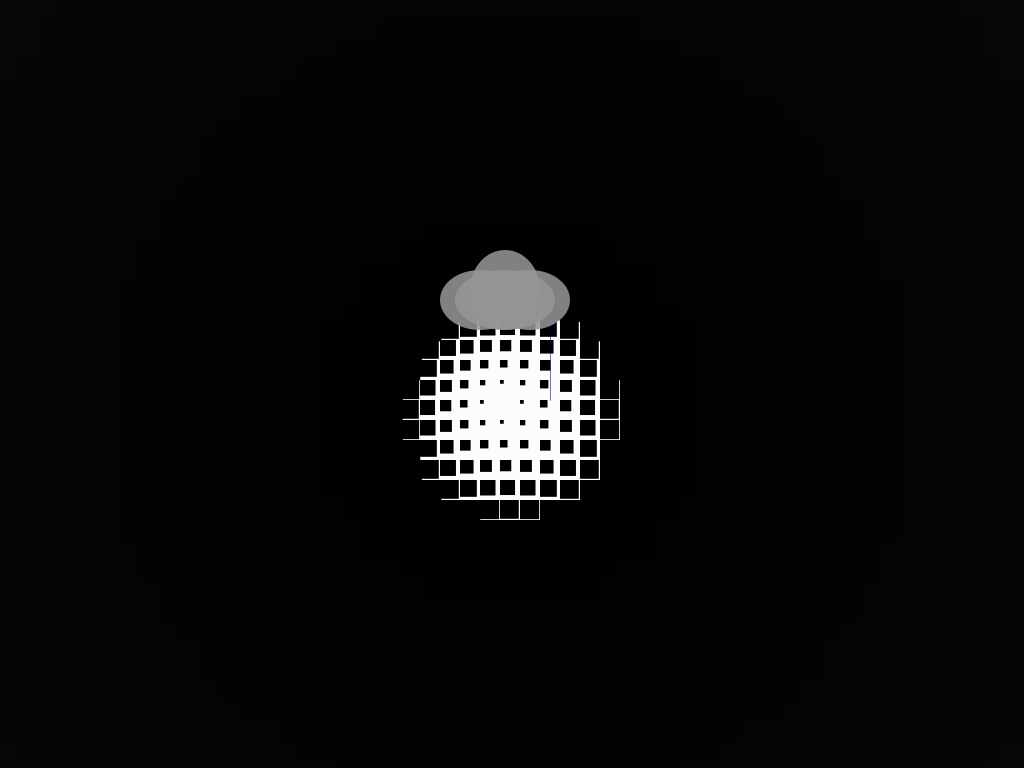
Frame 1 (no input)
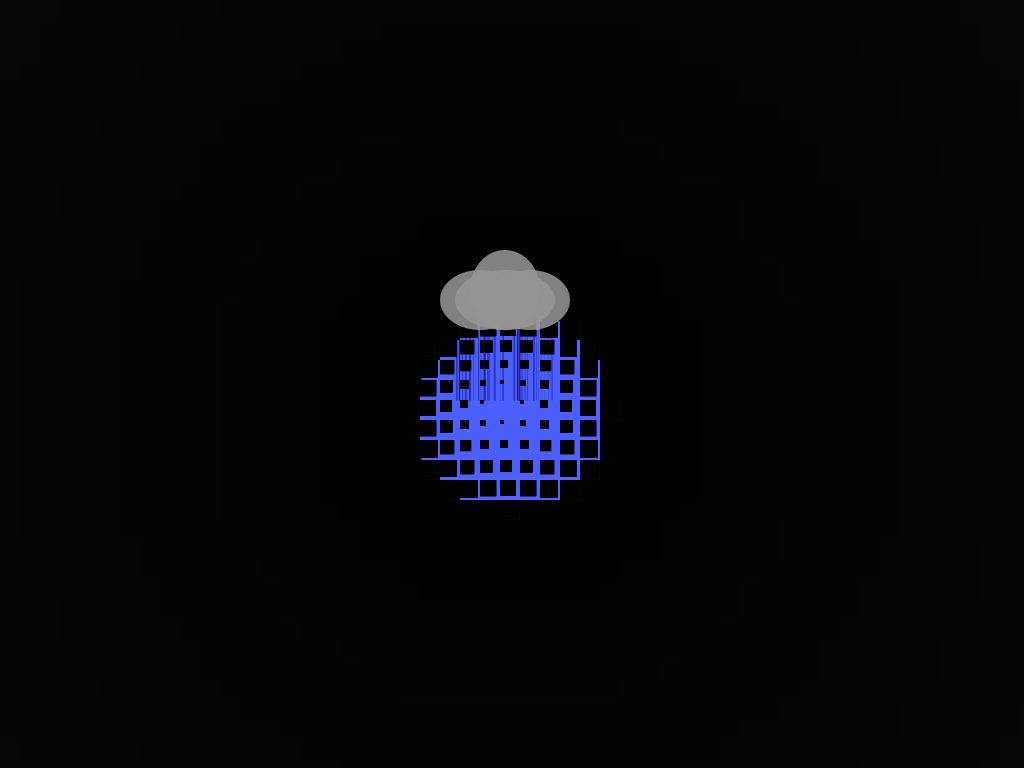
Frame 60 (the mouse pressed at the canvas centre just before this capture)
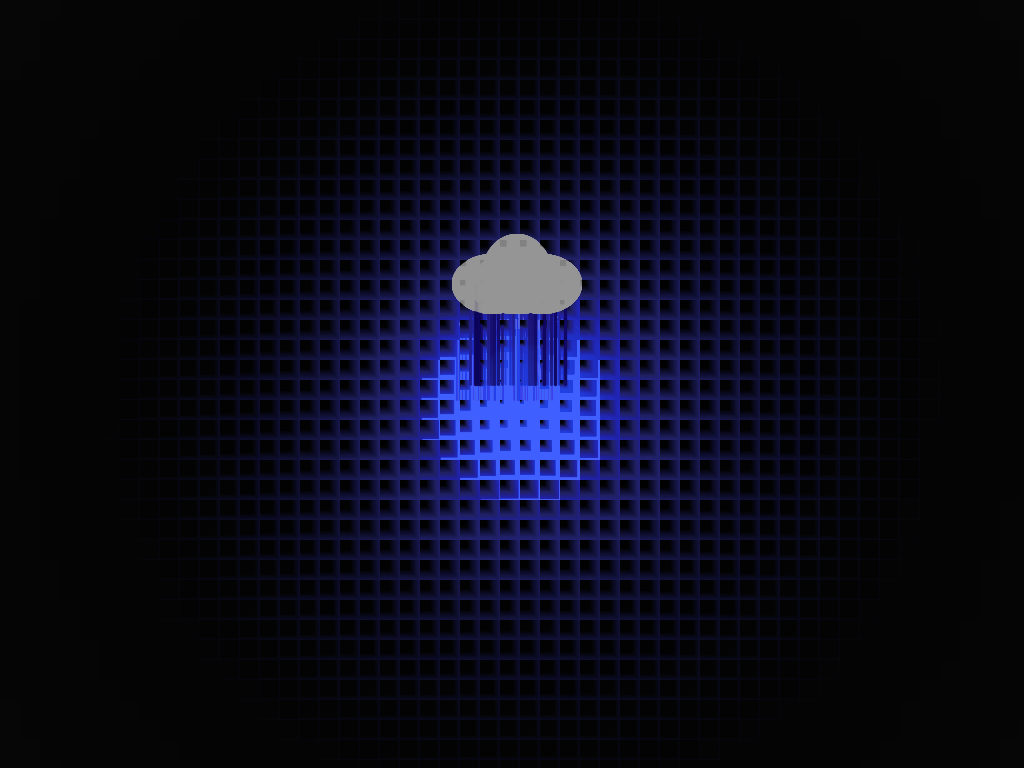
Frame 120 (the mouse held since frame 60 and released just before this capture)

The Processing sketch that drew these frames (run headless with seeded random() and noise(); from frame 60 on, the mouse is pressed at the canvas centre):

// Processing sketch: processing_27606
// ── processing_27606.pde

float oldX, oldY;
int weight = 1;
int angle = 0;
float mouseDist;
float maxDistance;
float diameter = 5000;
float k = 0;
float sizeu = 60;
int x = 5;
int y = 5;
int tria = 20;
int counter = 1;
float mx = 500;
float my = 400;
boolean onscreen = false;

void setup(){
  size(1024,768);
  background(255,255,255);
  strokeWeight(weight);
  smooth();
  maxDistance = dist(0, 0, width/4, height/4);
}

void draw(){
  fill(40,80,255,4);
  rect(0,0,width,height);
  
  //iterate k from 0-360 in radians i.e. 0-2pi and then reset
  if (k <= 6.28){
    k += .05;
  }
  else{
    k=0;
  }
  
  if (mousePressed){
    sizeu -= .8;
    counter += 1;
  }
  
  else if (sizeu > 24){
    sizeu += random(-.5, .5);
    
  }
  
  else if(sizeu < 24){
    sizeu += .5;
    counter = 1;
  }
  
   if (mouseX<=width && mouseY<=height){

    fill(40,80, 255,6);
    noStroke();
    ellipse((mx+10), (my+10), oldX*2, oldX*2);
  }
  oldX = sizeu*random(1,3);
  
  for (float i = 0; i <= width; i += 20) {
    for (float j = 0; j <= height; j += 20) {
      //computes the distance from each new ellipse to the mouse
      mouseDist = dist(mx, my, i, j);
      //diameter of the ellipse is determined by dividing the distance to the mouse
      //by the maxDistance we found above
      //then, in order to have the pulsing, multiply by a cos() that uses k,i, and j
      diameter = (mouseDist/maxDistance)*sizeu;//(mouseDist / maxDistance)* sin(k+i/300-j/200) * 30;
      if (diameter <.1){
        diameter = .1;
      }
      
      //makes the color change according to mouse y, the distance to the mouse, and pulse with a sin()
      fill(mouseDist/100);
      //actually draws the ellipse
      rect(i, j, diameter, diameter);
    }
  }
  
  strokeWeight(.5+(counter*.05));
  stroke(12,4,90);
  float rainx = mx+random(-45,55);
  line(rainx, my, rainx, (my-100));
  
  
  //cloud
  
  if (mouseX<=width && mouseX> 0 && mouseY<=height && mouseY > 0){
    onscreen = true;
  }
  
  if (onscreen == true){
    mx = mouseX;
    my = mouseY;
  }
  
  else{
    onscreen = false;
  }
  
  if (counter > 0){
    fill(150, 220);
    noStroke();
    ellipse((mx-20), (my-100), 80 , 60);
    ellipse((mx+5), (my-110), 70 , 80);
    ellipse((mx+5), (my-100), 100 , 60);
    ellipse((mx+30), (my-100), 80 , 60);
  }
  
//  else if (mouseX<0 && mouseY<0){
//    mx = 400;
//    my = 400;
//    ellipse((mx-20), (mx-50), 80 , 60);
//    ellipse((mx+5), (mx-60), 70 , 80);
//    ellipse((mx+5), (mx-50), 100 , 60);
//    ellipse((mx+30), (mx-50), 80 , 60);
//  }
//  
  
  
  pushMatrix();
  if (mousePressed && counter < 10 || random(1000) > 985){
    
    translate(mx,my-100);
    rotate(random(720));
    for(int j = 0; j < random(1,20) ; j+=random(1,40)){
      for(int i = 0; i < random(1,20) ; i+=random(1,40)){
        noStroke();
        fill(random(220,255), random(220,255), random(220,255));
        //ellipse((x+i*50), y+j*50, 50, 50);  
        triangle(x+i*tria, y+j*tria, (x+random(10,100))+i*tria, (y-random(4,5))+j*tria, (x+random(20,100))+i*tria, y+j*tria);
      }
    }
  }
  popMatrix();
}
